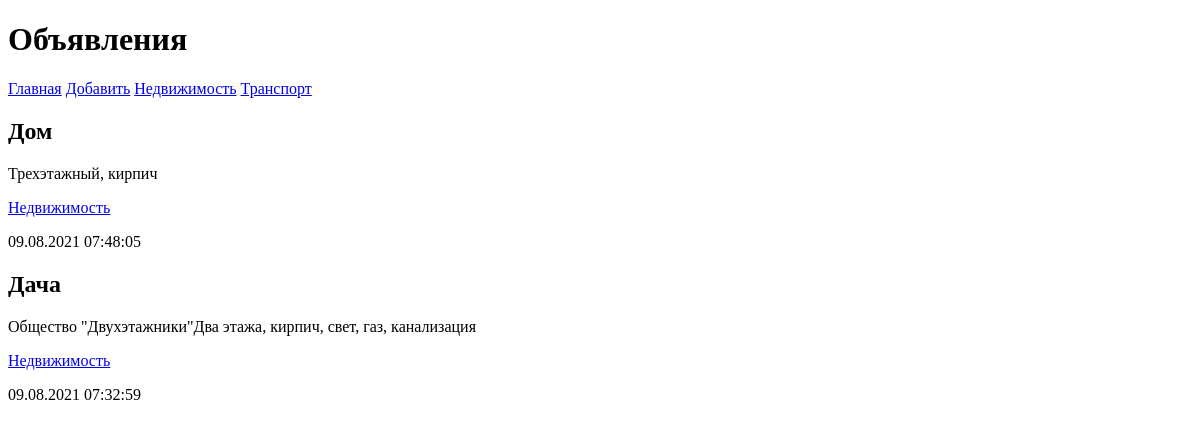
The app's page /bboard/, older data.
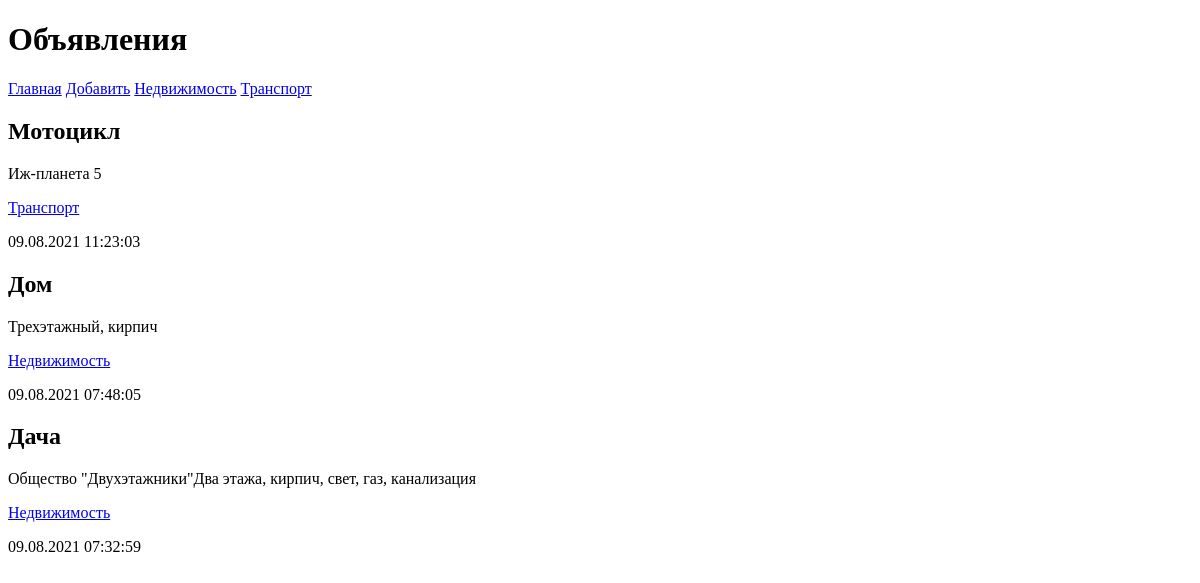
The same page, newer data.
### bboard/models.py (models this page shows, shortened)
class Rubric(models.Model):
    name = models.CharField(max_length=20, db_index=True, verbose_name='Название')
    class Meta:
        verbose_name = 'Рубрика'
        verbose_name_plural = 'Рубрики'
        ordering = ['name']

class Bb(models.Model):
    title = models.CharField(max_length=50, verbose_name='Товар')
    content = models.TextField(null=True, blank=True, verbose_name='Описание')
    price = models.FloatField(null=True, blank=True, verbose_name='Цена')
    published = models.DateTimeField(auto_now_add=True, db_index=True, verbose_name='Опубликовано')
    rubric = models.ForeignKey('Rubric', null=True, on_delete=models.PROTECT, verbose_name='Рубрика')
    class Meta:
        verbose_name = 'Объявление'
        verbose_name_plural = 'Объявления'
        ordering = ['-published']

### bboard/views.py (the view)
# urls.py: path('', index, name='index'),
def index(request):
    bbs = Bb.objects.all()
    rubrics = Rubric.objects.all()
    context = {'bbs': bbs, 'rubrics': rubrics}
    return render(request, 'bboard/index.html', context)

### bboard/templates/bboard/index.html
{% extends "layout/basic.html" %}
{% block content %}
    {% for bb in bbs %}
        <div>
            <h2>{{ bb.title }}</h2>
            <p>{{ bb.content }}</p>
            <a href="{% url 'by_rubric' bb.rubric.pk %}">{{ bb.rubric.name }}</a>
            <p>{{ bb.published|date:"d.m.Y H:i:s" }}</p>
        </div>
    {% endfor %}
{% endblock %}

### bboard/templates/layout/basic.html (shortened to what this page needs)
<!DOCTYPE html>
<html lang="en">
<head>
</head>
<body>
    <header>
        <h1>Объявления</h1>
    </header>
    <nav>
        <a href="{% url 'index' %}">Главная</a>
        <a href="{% url 'add' %}">Добавить</a>
        {% for rubric in rubrics %}
        <a href="{% url 'by_rubric' rubric.pk %}">{{ rubric.name }}</a>
        {% endfor %}
    </nav>
    <section>
        {% block content %}
        {% endblock %}
    </section>
</body>
</html>

Row changes from the older to the newer data that the page shows:
added Bb: title "Мотоцикл", content "Иж-планета 5", rubric.name "Транспорт", published "09.08.2021 11:23:03"
